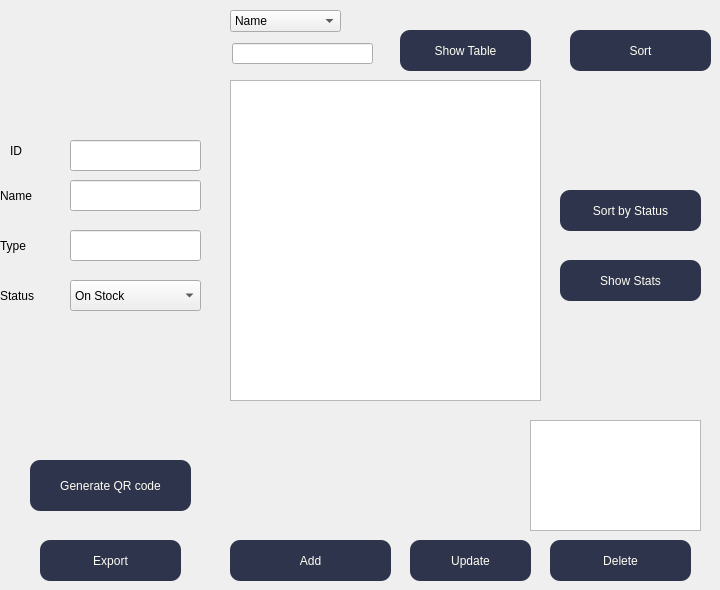
      <widget class="QWidget" name="page_2">
       <widget class="QPushButton" name="pb_sort_status_2">
        <property name="geometry">
         <rect>
          <x>560</x>
          <y>190</y>
          <width>141</width>
          <height>41</height>
         </rect>
        </property>
        <property name="styleSheet">
         <string notr="true">background-color: rgb(46, 52, 76);
     font: 12pt &quot;Haettenschweiler&quot;;
     color: rgb(255, 254, 242);
      border-radius: 10px;
         border: none;</string>
        </property>
        <property name="text">
         <string>Sort by Status</string>
        </property>
       </widget>
       <widget class="QGraphicsView" name="graphicsView_2">
        <property name="geometry">
         <rect>
          <x>530</x>
          <y>420</y>
          <width>171</width>
          <height>111</height>
         </rect>
        </property>
       </widget>
       <widget class="QPushButton" name="pb_supprimer_2">
        <property name="geometry">
         <rect>
          <x>550</x>
          <y>540</y>
          <width>141</width>
          <height>41</height>
         </rect>
        </property>
        <property name="styleSheet">
         <string notr="true">background-color: rgb(46, 52, 76);
font: 12pt &quot;Haettenschweiler&quot;;
color: rgb(255, 254, 242);
 border-radius: 10px;
    border: none;</string>
        </property>
        <property name="text">
         <string>Delete</string>
        </property>
       </widget>
       <widget class="QComboBox" name="comboBox_searchField_2">
        <property name="geometry">
         <rect>
          <x>230</x>
          <y>10</y>
          <width>111</width>
          <height>22</height>
         </rect>
        </property>
        <item>
         <property name="text">
          <string>Name</string>
         </property>
        </item>
        <item>
         <property name="text">
          <string>Type</string>
         </property>
        </item>
       </widget>
       <widget class="QPushButton" name="pb_modifier_2">
        <property name="geometry">
         <rect>
          <x>410</x>
          <y>540</y>
          <width>121</width>
          <height>41</height>
         </rect>
        </property>
        <property name="styleSheet">
         <string notr="true">background-color: rgb(46, 52, 76);
font: 12pt &quot;Haettenschweiler&quot;;
color: rgb(255, 254, 242);
 border-radius: 10px;
    border: none;</string>
        </property>
        <property name="text">
         <string>Update</string>
        </property>
       </widget>
       <widget class="QPushButton" name="pb_export_2">
        <property name="geometry">
         <rect>
          <x>40</x>
          <y>540</y>
          <width>141</width>
          <height>41</height>
         </rect>
        </property>
        <property name="styleSheet">
         <string notr="true">background-color: rgb(46, 52, 76);
font: 12pt &quot;Haettenschweiler&quot;;
color: rgb(255, 254, 242);
 border-radius: 10px;
    border: none;</string>
        </property>
        <property name="text">
         <string>Export</string>
        </property>
       </widget>
       <widget class="QPushButton" name="QR_2">
        <property name="geometry">
         <rect>
          <x>30</x>
          <y>460</y>
          <width>161</width>
          <height>51</height>
         </rect>
        </property>
        <property name="styleSheet">
         <string notr="true">background-color: rgb(46, 52, 76);
font: 12pt &quot;Haettenschweiler&quot;;
color: rgb(255, 254, 242);
 border-radius: 10px;
    border: none;</string>
        </property>
        <property name="text">
         <string>Generate QR code</string>
        </property>
       </widget>
       <widget class="QTableView" name="tab_equipement_2">
        <property name="geometry">
         <rect>
          <x>230</x>
          <y>80</y>
          <width>311</width>
          <height>321</height>
         </rect>
        </property>
       </widget>
       <widget class="QPushButton" name="pb_afficher_2">
        <property name="geometry">
         <rect>
          <x>400</x>
          <y>30</y>
          <width>131</width>
          <height>41</height>
         </rect>
        </property>
        <property name="styleSheet">
         <string notr="true">background-color: rgb(46, 52, 76);
font: 12pt &quot;Haettenschweiler&quot;;
color: rgb(255, 254, 242);
 border-radius: 10px;
    border: none;</string>
        </property>
        <property name="text">
         <string>Show Table</string>
        </property>
       </widget>
       <widget class="QPushButton" name="pb_stats_2">
        <property name="geometry">
         <rect>
          <x>560</x>
          <y>260</y>
          <width>141</width>
          <height>41</height>
         </rect>
        </property>
        <property name="styleSheet">
         <string notr="true">background-color: rgb(46, 52, 76);
     font: 12pt &quot;Haettenschweiler&quot;;
     color: rgb(255, 254, 242);
     border-radius: 10px;
     border: none;</string>
        </property>
        <property name="text">
         <string>Show Stats</string>
        </property>
       </widget>
       <widget class="QPushButton" name="pb_ajouter_2">
        <property name="geometry">
         <rect>
          <x>230</x>
          <y>540</y>
          <width>161</width>
          <height>41</height>
         </rect>
        </property>
        <property name="styleSheet">
         <string notr="true">background-color: rgb(46, 52, 76);
font: 12pt &quot;Haettenschweiler&quot;;
color: rgb(255, 254, 242);
 border-radius: 10px;
    border: none;</string>
        </property>
        <property name="text">
         <string>Add</string>
        </property>
       </widget>
       <widget class="QLineEdit" name="searchLineEdit_2">
        <property name="geometry">
         <rect>
          <x>232</x>
          <y>43</y>
          <width>141</width>
          <height>21</height>
         </rect>
        </property>
       </widget>
       <widget class="QPushButton" name="pb_sort_2">
        <property name="geometry">
         <rect>
          <x>570</x>
          <y>30</y>
          <width>141</width>
          <height>41</height>
         </rect>
        </property>
        <property name="styleSheet">
         <string notr="true">background-color: rgb(46, 52, 76);
font: 12pt &quot;Haettenschweiler&quot;;
color: rgb(255, 254, 242);
 border-radius: 10px;
    border: none;</string>
        </property>
        <property name="text">
         <string>Sort</string>
        </property>
       </widget>
       <widget class="QLabel" name="label_12">
        <property name="geometry">
         <rect>
          <x>0</x>
          <y>230</y>
          <width>101</width>
          <height>31</height>
         </rect>
        </property>
        <property name="styleSheet">
         <string notr="true"/>
        </property>
        <property name="text">
         <string>Type</string>
        </property>
       </widget>
       <widget class="QLabel" name="label_14">
        <property name="geometry">
         <rect>
          <x>0</x>
          <y>280</y>
          <width>101</width>
          <height>31</height>
         </rect>
        </property>
        <property name="styleSheet">
         <string notr="true"/>
        </property>
        <property name="text">
         <string>Status</string>
        </property>
       </widget>
       <widget class="QComboBox" name="comboBox_status_2">
        <property name="geometry">
         <rect>
          <x>70</x>
          <y>280</y>
          <width>131</width>
          <height>31</height>
         </rect>
        </property>
        <item>
         <property name="text">
          <string>On Stock </string>
         </property>
        </item>
        <item>
         <property name="text">
          <string>Out of Stock </string>
         </property>
        </item>
       </widget>
       <widget class="QLabel" name="label_5">
        <property name="geometry">
         <rect>
          <x>10</x>
          <y>130</y>
          <width>41</width>
          <height>41</height>
         </rect>
        </property>
        <property name="styleSheet">
         <string notr="true"/>
        </property>
        <property name="text">
         <string>ID</string>
        </property>
       </widget>
       <widget class="QLineEdit" name="type_2">
        <property name="geometry">
         <rect>
          <x>70</x>
          <y>230</y>
          <width>131</width>
          <height>31</height>
         </rect>
        </property>
       </widget>
       <widget class="QLabel" name="label_9">
        <property name="geometry">
         <rect>
          <x>0</x>
          <y>180</y>
          <width>111</width>
          <height>31</height>
         </rect>
        </property>
        <property name="styleSheet">
         <string notr="true"/>
        </property>
        <property name="text">
         <string>Name</string>
        </property>
       </widget>
       <widget class="QLineEdit" name="name_4">
        <property name="geometry">
         <rect>
          <x>70</x>
          <y>180</y>
          <width>131</width>
          <height>31</height>
         </rect>
        </property>
       </widget>
       <widget class="QLineEdit" name="id_3">
        <property name="geometry">
         <rect>
          <x>70</x>
          <y>140</y>
          <width>131</width>
          <height>31</height>
         </rect>
        </property>
       </widget>
       <widget class="QLabel" name="QRCODE_4">
        <property name="geometry">
         <rect>
          <x>280</x>
          <y>410</y>
          <width>201</width>
          <height>121</height>
         </rect>
        </property>
        <property name="text">
         <string/>
        </property>
       </widget>
      </widget>
